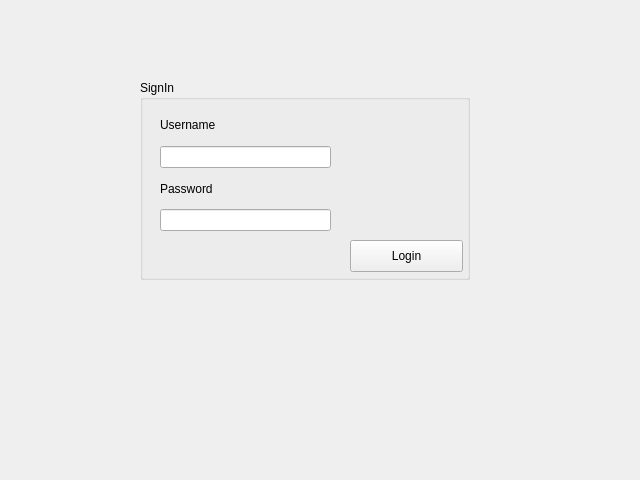
<?xml version="1.0" encoding="UTF-8"?>
<ui version="4.0">
 <class>Login</class>
 <widget class="QWidget" name="Login">
  <property name="geometry">
   <rect>
    <x>0</x>
    <y>0</y>
    <width>640</width>
    <height>480</height>
   </rect>
  </property>
   <widget class="QGroupBox" name="groupBox">
    <property name="geometry">
     <rect>
      <x>140</x>
      <y>80</y>
      <width>330</width>
      <height>200</height>
     </rect>
    </property>
    <property name="title">
     <string>SignIn</string>
    </property>
    <widget class="QPushButton" name="pushButton_login">
     <property name="geometry">
      <rect>
       <x>210</x>
       <y>160</y>
       <width>113</width>
       <height>32</height>
      </rect>
     </property>
     <property name="text">
      <string>Login</string>
     </property>
    </widget>
    <widget class="QWidget" name="">
     <property name="geometry">
      <rect>
       <x>20</x>
       <y>30</y>
       <width>171</width>
       <height>121</height>
      </rect>
     </property>
     <layout class="QVBoxLayout" name="verticalLayout_3">
      <item>
       <layout class="QVBoxLayout" name="verticalLayout">
        <item>
         <widget class="QLabel" name="label">
          <property name="text">
           <string>Username</string>
          </property>
         </widget>
        </item>
        <item>
         <widget class="QLineEdit" name="lineEdit_username"/>
        </item>
       </layout>
      </item>
      <item>
       <layout class="QVBoxLayout" name="verticalLayout_2">
        <item>
         <widget class="QLabel" name="label_2">
          <property name="text">
           <string>Password</string>
          </property>
         </widget>
        </item>
        <item>
         <widget class="QLineEdit" name="lineEdit_password"/>
        </item>
       </layout>
      </item>
     </layout>
    </widget>
   </widget>
  </widget>
 <resources/>
 <connections/>
</ui>
